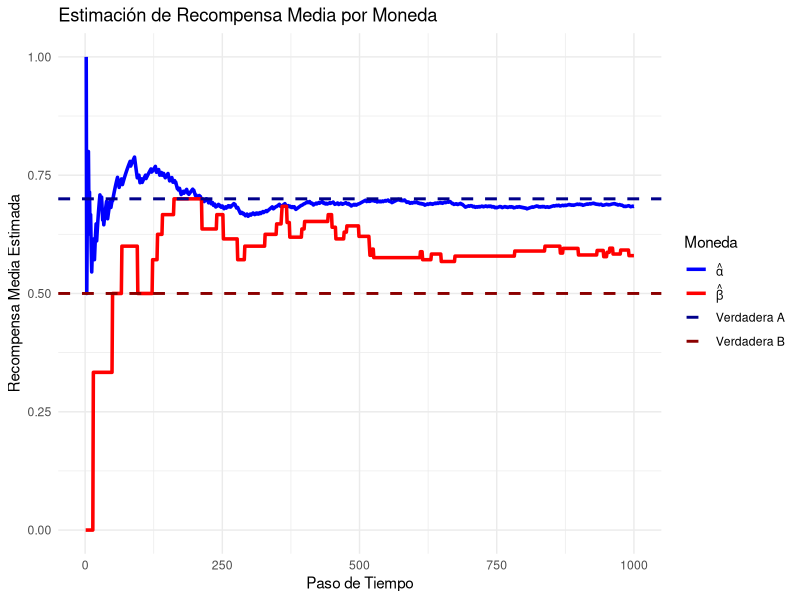
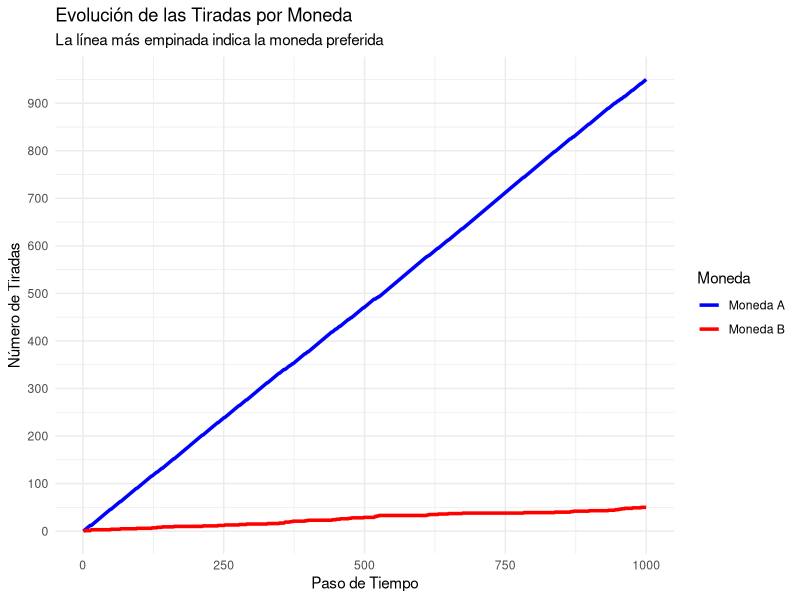
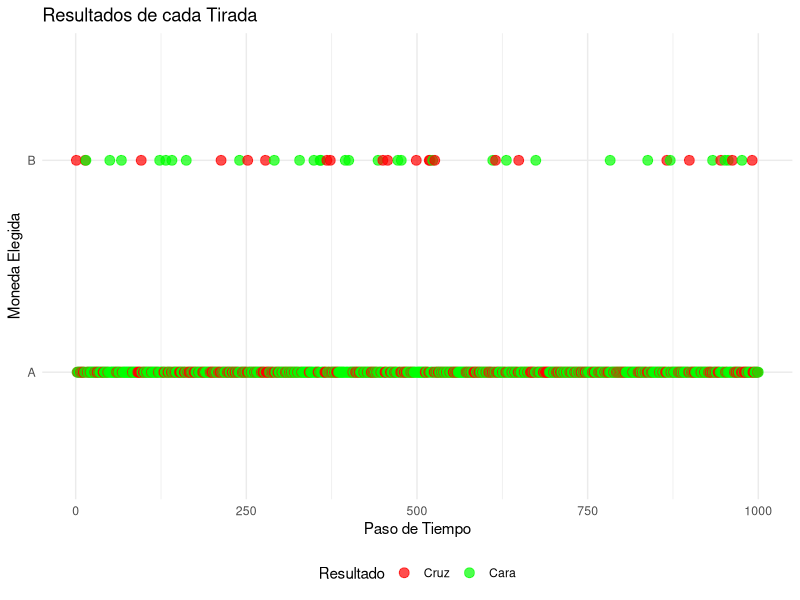
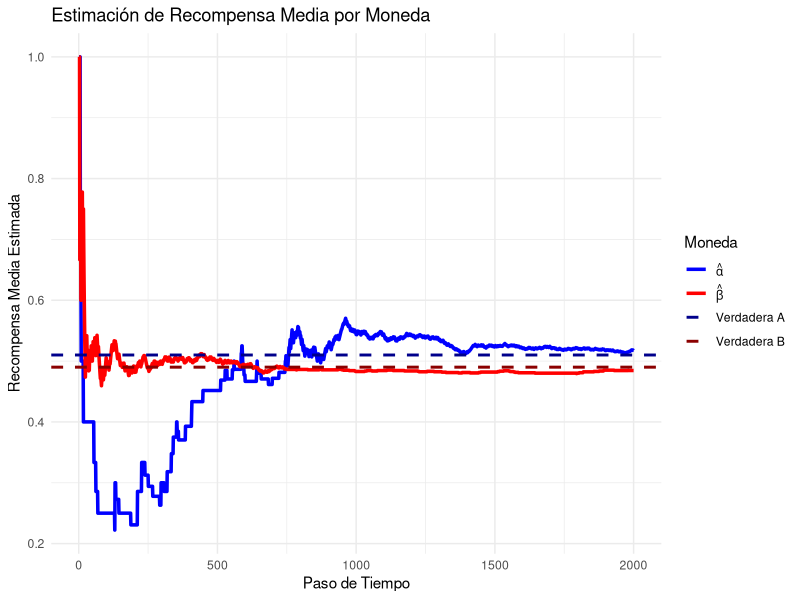
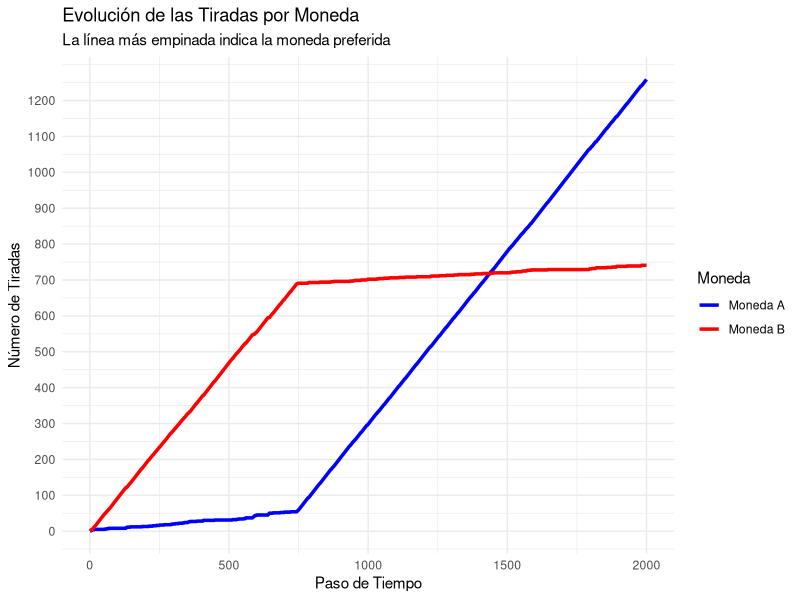
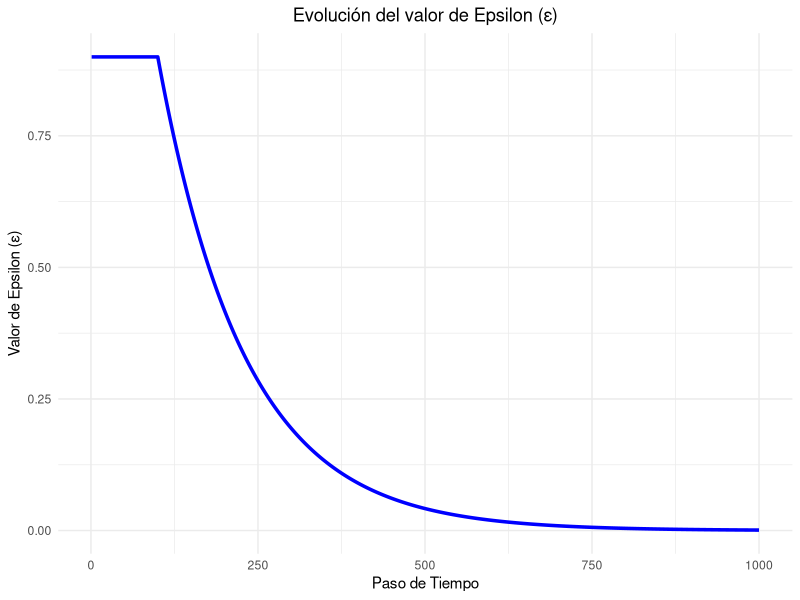
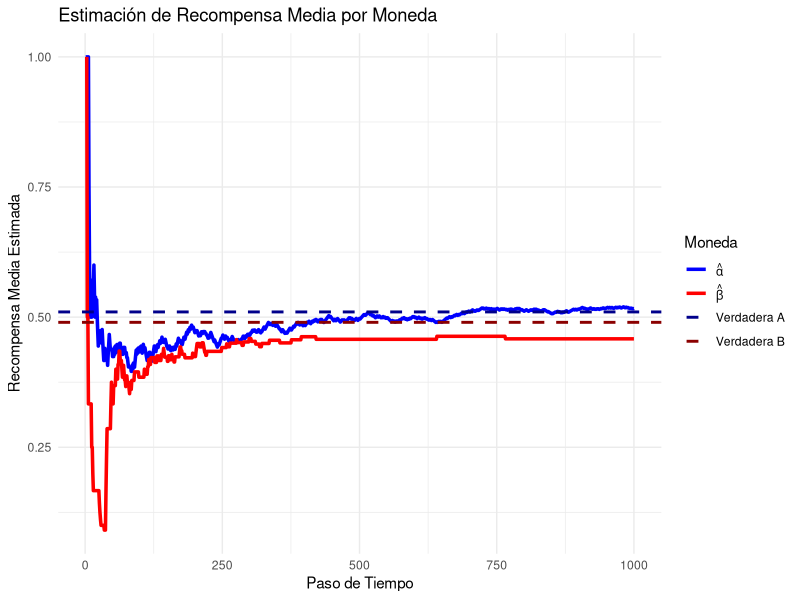
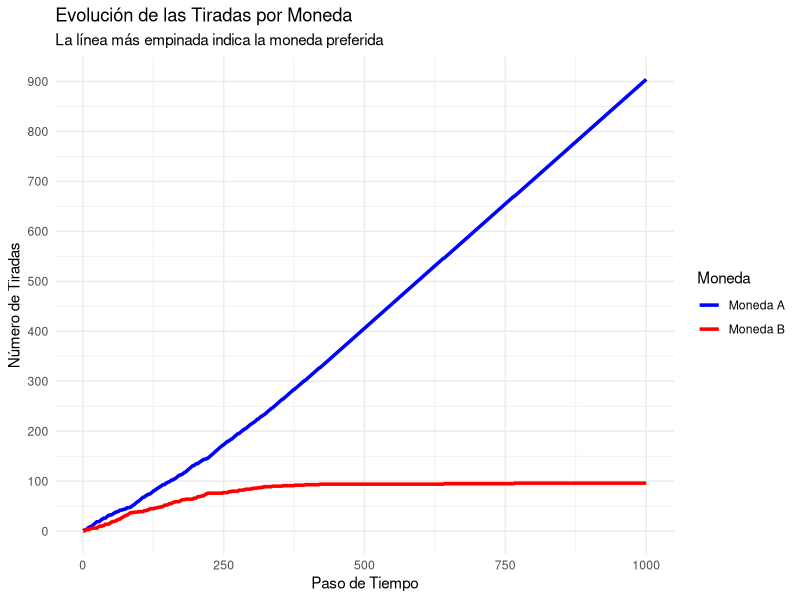

The R source for these figures, in order:
## ---- chunk 1
#| output: false
library(tidyverse)
library(tidyr)
simular_regla_greedy <- function(alpha, beta, epsilon, T) {
  
  # incializacion de las variables
  victorias_A <- 0
  tiradas_A <- 0
  victorias_B <- 0
  tiradas_B <- 0
  
  # aca se guardan los resultads
  resultados <- data.frame(
    tiempo = 1:T,
    total_recompensa_greedy = numeric(T),
    recompensa_media_A = numeric(T),
    recompensa_media_B = numeric(T),
    eleccion = character(T),
    moneda_elegida = character(T),
    recompensa = numeric(T)
  )
  
  for (t in 1:T) {
    decision <- runif(1)
    
    if (decision < epsilon) {
      moneda_elegida <- sample(c("A", "B"), 1)
      resultados$eleccion[t] <- "Exploracion"
    } 
    else {
      resultados$eleccion[t] <- "Mantengo Moneda"
      
      if (tiradas_A == 0 && tiradas_B == 0) {
        moneda_elegida <- sample(c("A", "B"), 1)
      } 
      ### me aseguro de arracnar con una tirada cada moneda 
      else if (tiradas_A == 0) {
        moneda_elegida <- "A"
      } else if (tiradas_B == 0) {
        moneda_elegida <- "B"
      } 
      else if ((victorias_A / tiradas_A) > (victorias_B / tiradas_B)) {
        moneda_elegida <- "A"
      } else {
        moneda_elegida <- "B"
      }
    }
    
    if (moneda_elegida == "A") {
      tiradas_A <- tiradas_A + 1
      recompensa_greedy <- sample(c(1, 0), 1, prob = c(alpha, 1 - alpha))
      victorias_A <- victorias_A + recompensa_greedy
      resultados$moneda_elegida[t] <- "A"
      resultados$recompensa[t] <- recompensa_greedy
    } else {
      tiradas_B <- tiradas_B + 1
      recompensa_greedy <- sample(c(1, 0), 1, prob = c(beta, 1 - beta))
      victorias_B <- victorias_B + recompensa_greedy
      resultados$moneda_elegida[t] <- "B"
      resultados$recompensa[t] <- recompensa_greedy
    }
    
    resultados$total_recompensa_greedy[t] <- ifelse(t == 1, recompensa_greedy, resultados$total_recompensa_greedy[t-1] + recompensa_greedy)
    resultados$recompensa_media_A[t] <- ifelse(tiradas_A == 0, NA, victorias_A / tiradas_A)
    resultados$recompensa_media_B[t] <- ifelse(tiradas_B == 0, NA, victorias_B / tiradas_B)
  }
  
  return(resultados)
}
## ---- chunk 2
alpha_param <- 0.7  # proabilidad de ganar la moneda a
beta_param <- 0.5   # proabilidad de ganar la moneda b
epsilon_param <- 0.1 # proabilidad de explorar
T_param <- 1000     # iteraciones

resultados <- simular_regla_greedy(
  alpha = alpha_param,
  beta = beta_param,
  epsilon = epsilon_param,
  T = T_param
)
## ---- chunk 3
resultados_largo <- gather(resultados, key = "moneda", value = "recompensa_media", recompensa_media_A, recompensa_media_B)

resultados_largo %>% 
  ggplot(aes(x = tiempo, y = recompensa_media, color = moneda)) +
  geom_line(size = 1.2) +
  geom_hline(aes(yintercept = alpha_param, color = "Verdadera A"), linetype = "dashed", size = 1) +
  geom_hline(aes(yintercept = beta_param, color = "Verdadera B"), linetype = "dashed", size = 1) +
  labs(title = "Estimación de Recompensa Media por Moneda",
       x = "Paso de Tiempo",
       y = "Recompensa Media Estimada",
       color = "Moneda") +
  scale_color_manual(
    values = c("recompensa_media_A" = "blue", "recompensa_media_B" = "red", "Verdadera A" = "darkblue", "Verdadera B" = "darkred"),
    labels = c("recompensa_media_A" = expression(hat(alpha)), "recompensa_media_B" = expression(hat(beta)), "Verdadera A" = "Verdadera A", "Verdadera B" = "Verdadera B")
  ) +
  theme_minimal()
## ---- chunk 4
resultados_conteo <- resultados %>%
  mutate(
    conteo_A = cumsum(moneda_elegida == "A"),
    conteo_B = cumsum(moneda_elegida == "B")
  ) %>%
  select(tiempo, conteo_A, conteo_B) %>%
  gather(key = "moneda", value = "conteo", -tiempo)

resultados_conteo  %>% 
ggplot(aes(x = tiempo, y = conteo, color = moneda)) +
  geom_line(size = 1.2) +
  labs(title = "Evolución de las Tiradas por Moneda",
       subtitle = "La línea más empinada indica la moneda preferida",
       x = "Paso de Tiempo",
       y = "Número de Tiradas",
       color = "Moneda") +
  scale_color_manual(values = c("conteo_A" = "blue", "conteo_B" = "red"), labels = c("Moneda A", "Moneda B")) +
  scale_y_continuous(breaks = seq(0, max(resultados_conteo$conteo), by = 100)) +

  theme_minimal()
## ---- chunk 5
resultados  %>% 
ggplot(aes(x = tiempo, y = moneda_elegida, color = factor(recompensa))) +
  geom_point(alpha = 0.7, size = 3) +
  labs(title = "Resultados de cada Tirada",
       x = "Paso de Tiempo",
       y = "Moneda Elegida",
       color = "Resultado") +
  scale_color_manual(values = c("1" = "green", "0" = "red"), labels = c("1" = "Cara", "0" = "Cruz")) +
  theme_minimal() +
  theme(legend.position = "bottom")
## ---- chunk 6
set.seed(123)
alpha_param <- 0.51
beta_param <- 0.49
epsilon_param <- 0.1
T_param <- 2000

resultados <- simular_regla_greedy(
  alpha = alpha_param,
  beta = beta_param,
  epsilon = epsilon_param,
  T = T_param
)
## ---- chunk 7
resultados_largo <- gather(resultados, key = "moneda", value = "recompensa_media", recompensa_media_A, recompensa_media_B)

resultados_largo %>% 
  ggplot(aes(x = tiempo, y = recompensa_media, color = moneda)) +
  geom_line(size = 1.2) +
  geom_hline(aes(yintercept = alpha_param, color = "Verdadera A"), linetype = "dashed", size = 1) +
  geom_hline(aes(yintercept = beta_param, color = "Verdadera B"), linetype = "dashed", size = 1) +
  labs(title = "Estimación de Recompensa Media por Moneda",
       x = "Paso de Tiempo",
       y = "Recompensa Media Estimada",
       color = "Moneda") +
  scale_color_manual(
    values = c("recompensa_media_A" = "blue", "recompensa_media_B" = "red", "Verdadera A" = "darkblue", "Verdadera B" = "darkred"),
    labels = c("recompensa_media_A" = expression(hat(alpha)), "recompensa_media_B" = expression(hat(beta)), "Verdadera A" = "Verdadera A", "Verdadera B" = "Verdadera B")
  ) +
  theme_minimal()
## ---- chunk 8
resultados_conteo <- resultados %>%
  mutate(
    conteo_A = cumsum(moneda_elegida == "A"),
    conteo_B = cumsum(moneda_elegida == "B")
  ) %>%
  select(tiempo, conteo_A, conteo_B) %>%
  gather(key = "moneda", value = "conteo", -tiempo)

resultados_conteo  %>% 
ggplot(aes(x = tiempo, y = conteo, color = moneda)) +
  geom_line(size = 1.2) +
  labs(title = "Evolución de las Tiradas por Moneda",
       subtitle = "La línea más empinada indica la moneda preferida",
       x = "Paso de Tiempo",
       y = "Número de Tiradas",
       color = "Moneda") +
  scale_color_manual(values = c("conteo_A" = "blue", "conteo_B" = "red"), labels = c("Moneda A", "Moneda B")) +
  scale_y_continuous(breaks = seq(0, max(resultados_conteo$conteo), by = 100)) +

  theme_minimal()
## ---- chunk 9

set.seed(123)

alpha_param <- 0.51
beta_param <- 0.49
T_param <- 1000

victorias_A <- 0
tiradas_A <- 0
victorias_B <- 0
tiradas_B <- 0

resultados <- data.frame(
  tiempo = 1:T_param,
  total_recompensa_greedy = numeric(T_param),
  recompensa_media_A = numeric(T_param),
  recompensa_media_B = numeric(T_param),
  eleccion = character(T_param),
  moneda_elegida = character(T_param),
  recompensa = numeric(T_param),
  epsilon_usado = numeric(T_param)
)

for (t in 1:T_param) {
 
  if (t < 100) {
    epsilon <- 0.9
  } else if (t == 100) {
    epsilon <- 0.9
  } else {
    
    decay_rate <- -log(0.001) / (T_param - 100) 
    epsilon <- 0.9 * exp(-decay_rate * (t - 100))
  }


  resultados$epsilon_usado[t] <- epsilon
  
  
  decision <- runif(1)
  
  if (decision < epsilon) {
    moneda_elegida <- sample(c("A", "B"), 1)
    resultados$eleccion[t] <- "Exploracion"
  } 
  else {
    resultados$eleccion[t] <- "Mantengo Moneda"
    
    if (tiradas_A == 0 && tiradas_B == 0) {
      moneda_elegida <- sample(c("A", "B"), 1)
    } 
    else if (tiradas_A == 0) {
      moneda_elegida <- "A"
    } else if (tiradas_B == 0) {
      moneda_elegida <- "B"
    } 
    else if ((victorias_A / tiradas_A) > (victorias_B / tiradas_B)) {
      moneda_elegida <- "A"
    } else {
      moneda_elegida <- "B"
    }
  }
  

  if (moneda_elegida == "A") {
    tiradas_A <- tiradas_A + 1
    recompensa_greedy <- sample(c(1, 0), 1, prob = c(alpha_param, 1 - alpha_param))
    victorias_A <- victorias_A + recompensa_greedy
    resultados$moneda_elegida[t] <- "A"
    resultados$recompensa[t] <- recompensa_greedy
  } else {
    tiradas_B <- tiradas_B + 1
    recompensa_greedy <- sample(c(1, 0), 1, prob = c(beta_param, 1 - beta_param))
    victorias_B <- victorias_B + recompensa_greedy
    resultados$moneda_elegida[t] <- "B"
    resultados$recompensa[t] <- recompensa_greedy
  }
  
  resultados$total_recompensa_greedy[t] <- ifelse(t == 1, recompensa_greedy, resultados$total_recompensa_greedy[t-1] + recompensa_greedy)
  resultados$recompensa_media_A[t] <- ifelse(tiradas_A == 0, NA, victorias_A / tiradas_A)
  resultados$recompensa_media_B[t] <- ifelse(tiradas_B == 0, NA, victorias_B / tiradas_B)
}
## ---- chunk 10

resultados  %>% 
ggplot(aes(x = tiempo, y = epsilon_usado)) +
  geom_line(color = "blue", size = 1.2) +
  labs(title = "Evolución del valor de Epsilon (ε)",
       x = "Paso de Tiempo",
       y = "Valor de Epsilon (ε)") +
  theme_minimal() +
  theme(plot.title = element_text(hjust = 0.5))

## ---- chunk 11
resultados_largo <- gather(resultados, key = "moneda", value = "recompensa_media", recompensa_media_A, recompensa_media_B)

resultados_largo %>% 
  ggplot(aes(x = tiempo, y = recompensa_media, color = moneda)) +
  geom_line(size = 1.2) +
  geom_hline(aes(yintercept = alpha_param, color = "Verdadera A"), linetype = "dashed", size = 1) +
  geom_hline(aes(yintercept = beta_param, color = "Verdadera B"), linetype = "dashed", size = 1) +
  labs(title = "Estimación de Recompensa Media por Moneda",
       x = "Paso de Tiempo",
       y = "Recompensa Media Estimada",
       color = "Moneda") +
  scale_color_manual(
    values = c("recompensa_media_A" = "blue", "recompensa_media_B" = "red", "Verdadera A" = "darkblue", "Verdadera B" = "darkred"),
    labels = c("recompensa_media_A" = expression(hat(alpha)), "recompensa_media_B" = expression(hat(beta)), "Verdadera A" = "Verdadera A", "Verdadera B" = "Verdadera B")
  ) +
  theme_minimal()
## ---- chunk 12
resultados_conteo <- resultados %>%
  mutate(
    conteo_A = cumsum(moneda_elegida == "A"),
    conteo_B = cumsum(moneda_elegida == "B")
  ) %>%
  select(tiempo, conteo_A, conteo_B) %>%
  gather(key = "moneda", value = "conteo", -tiempo)

resultados_conteo  %>% 
ggplot(aes(x = tiempo, y = conteo, color = moneda)) +
  geom_line(size = 1.2) +
  labs(title = "Evolución de las Tiradas por Moneda",
       subtitle = "La línea más empinada indica la moneda preferida",
       x = "Paso de Tiempo",
       y = "Número de Tiradas",
       color = "Moneda") +
  scale_color_manual(values = c("conteo_A" = "blue", "conteo_B" = "red"), labels = c("Moneda A", "Moneda B")) +
  scale_y_continuous(breaks = seq(0, max(resultados_conteo$conteo), by = 100)) +

  theme_minimal()
